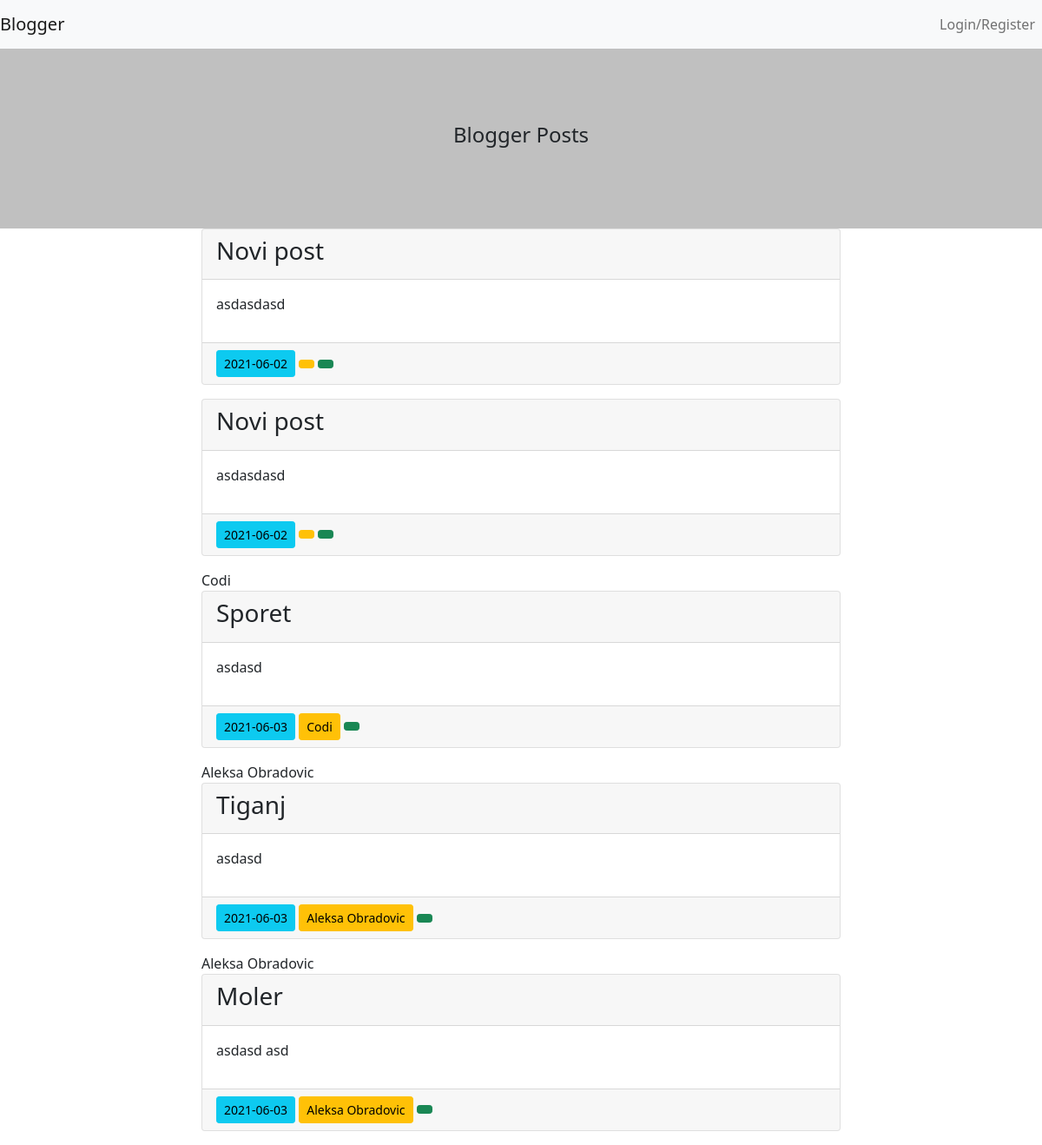
The page / on the database its author committed.
### tables this page shows
CREATE TABLE `posts` (
  `id` int(11) NOT NULL,
  `title` varchar(100) NOT NULL,
  `description` varchar(100) NOT NULL,
  `user_id` int(11) NOT NULL,
  `created_at` datetime NOT NULL
);

CREATE TABLE `users` (
  `id` int(11) NOT NULL,
  `name` varchar(50) NOT NULL,
  `email` varchar(50) NOT NULL,
  `password` varchar(50) NOT NULL
);

### index.php (called while the page is built, shortened)
<?php
require_once 'bootstrap.php';
$posts = $post->selectAll('posts');
require_once 'views/index.view.php';
?>

### bootstrap.php (called while the page is built, shortened)
<?php
$config = require 'config.php';
$db = Connection::connect($config['database']);
require 'classes/QueryBuilder.php';
require 'classes/User.php';
$user = new User($db);
$post = new Post($db);
?>

### classes/QueryBuilder.php (called while the page is built)
<?php
    class QueryBuilder {
        protected $db;
        public function __construct($db)
        {
            $this->db = $db;
        }
        public function selectAll($table)
        {
            $sql = "SELECT * FROM $table";
            $query = $this->db->prepare($sql);
            $query->execute();
            return $query->fetchAll(PDO::FETCH_OBJ);
        }
    }
?>

### classes/User.php (called while the page is built, shortened)
<?php
    class User extends QueryBuilder {
        public function getUserWithId($id)
        {
            $sql = "SELECT * FROM users WHERE id = ?";
            $query = $this->db->prepare($sql);
            $query->execute([$id]);
            $postOwner = $query->fetch(PDO::FETCH_OBJ);
            return $postOwner;
        }
    }
?>

### views/index.view.php (the view, shortened to what this page needs)
<?php require_once 'partials/top.php'; ?>
<nav class="navbar navbar-expand navbar-light bg-light">
    <a href="" class="navbar-brand">Blogger</a>
    <ul class="navbar-nav ms-auto">
        <?php if(isset($_SESSION['loggedUser'])): ?>
            <li class="nav-item">
                <a href="add_post.php" class="nav-link">Add Post</a>
            </li>
            <li class="nav-item">
                <a href="logout.php" class="nav-link">Logout</a>
            </li>
            <li class="nav-item">
                <a href="index.php" class="btn btn-warning"><?php echo $_SESSION['loggedUser']->name; ?></a>
            </li>
        <?php else: ?>
            <li class="nav-item">
                <a href="login_register.php" class="nav-link">Login/Register</a>
            </li>
         <?php endif; ?>
    </ul>
</nav>
<div class="jumbotron text-center" style="padding: 85px; background-color: silver;">
    <h4>Blogger Posts</h4>
</div>
<div class="container">
        <div class="row">
            <div class="col-8 offset-2">
                <?php foreach($posts as $post): ?>
                    <?php echo $user->getUserWithId($post->user_id)->name; ?>
                    <div class="card mb-3">
                        <div class="card-header">
                            <h3><?php echo $post->title; ?></h3>
                        </div>
                        <div class="card-body">
                            <p><?php echo $post->description; ?></p>
                        </div>
                        <div class="card-footer">
                            <button class="btn btn-info btn-sm float-right">
                                <?php $date = date_create($post->created_at); echo date_format($date, "Y-m-d"); ?>
                            </button>
                            <button class="btn btn-warning btn-sm float-left">
                                <?php echo $user->getUserWithId($post->user_id)->name; ?>
                            </button>
                            <button class="btn btn-success btn-sm float-left">
                            </button>
                        </div>
                    </div>
                <?php endforeach; ?>
            </div>
        </div>
</div>
<?php require_once 'partials/bottom.php'; ?>

### views/partials/top.php (shortened to what this page needs)
<!DOCTYPE html>
<html lang="en">
<head>
    <link href="https://cdn.jsdelivr.net/npm/bootstrap@5.0.1/dist/css/bootstrap.min.css" rel="stylesheet">
</head>
<body>

### views/partials/bottom.php
</body>
</html>

### rows shown on the page
posts: title "Novi post", description "asdasdasd", created_at "2021-06-02"
posts: title "Novi post", description "asdasdasd", created_at "2021-06-02"
posts: user.name "Codi", title "Sporet", description "asdasd", created_at "2021-06-03"
posts: user.name "Aleksa Obradovic", title "Tiganj", description "asdasd", created_at "2021-06-03"
posts: user.name "Aleksa Obradovic", title "Moler", description "asdasd asd", created_at "2021-06-03"
